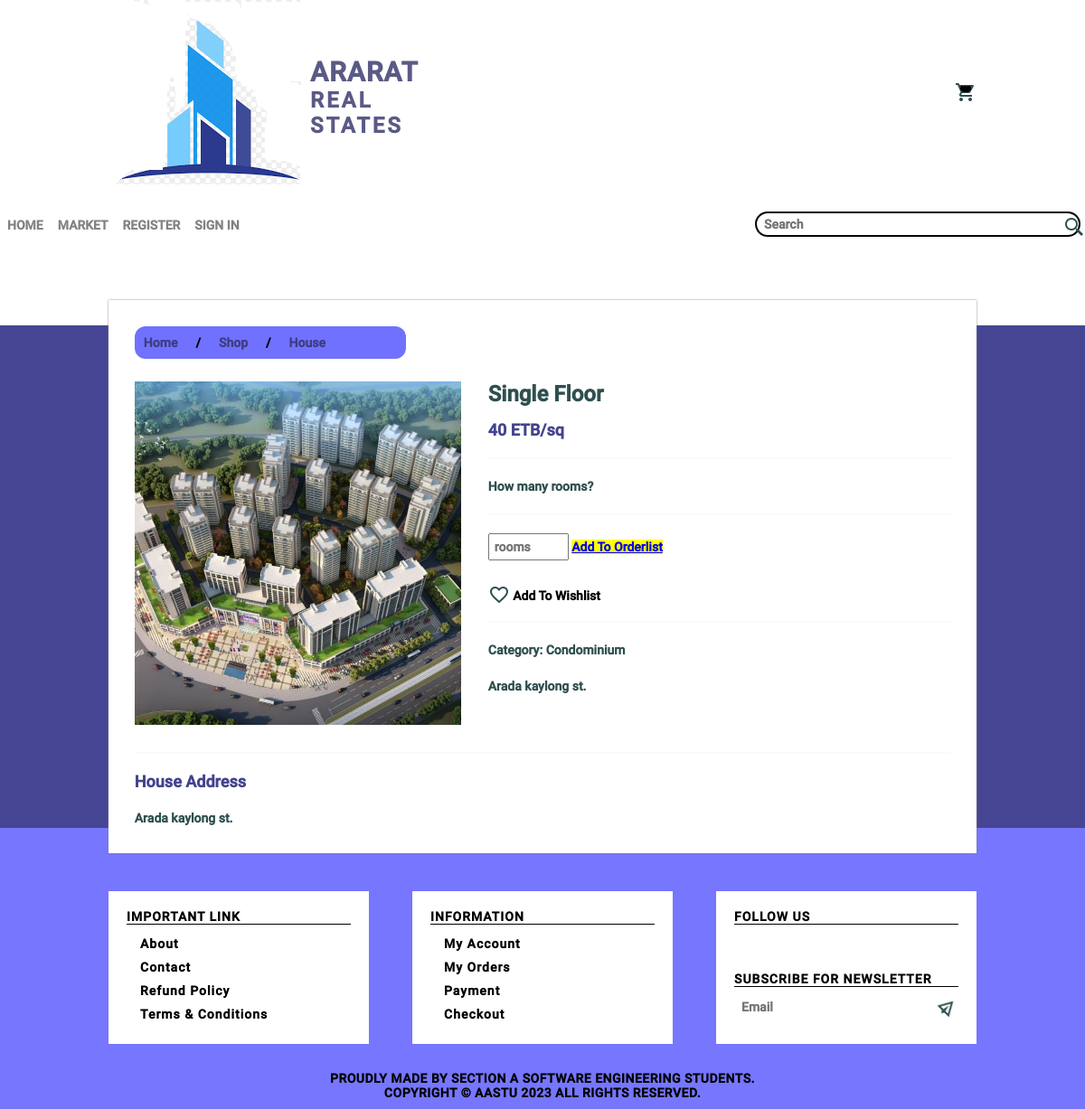
Screenshot of /functions/productDetails.php?pro_detail_id=56 with the database file from the repository.
### tables this page shows
CREATE TABLE `house` (
  `ID` int(11) NOT NULL,
  `Name` varchar(30) NOT NULL,
  `Category` varchar(20) NOT NULL,
  `Quantity` int(25) NOT NULL,
  `Price` int(25) NOT NULL,
  `rental_price` float NOT NULL,
  `Picture` varchar(300) NOT NULL,
  `Description` mediumtext NOT NULL,
  `long_description` text NOT NULL,
  `Category_ID` int(11) NOT NULL,
  `Creation_time` timestamp NOT NULL DEFAULT current_timestamp(),
  `update_time` timestamp NOT NULL DEFAULT current_timestamp()
);

### functions/productDetails.php (the view, shortened to what this page needs)
<?php require_once "../commons/Header.php";
?>
<head>
    <link rel="stylesheet" type="text/css" href="../CSS/global.css"/>
    <link rel="stylesheet" type="text/css" href="../CSS/header.css">
    <link rel="stylesheet" type="text/css" href="../CSS/product.css"/>
    <link rel="stylesheet" type="text/css" href="../CSS/footer.css"/>
</head>
<body>
<div class="container">
    <main>
        <div class="breadcrumb">
            <ul>
                <li><a href="../index.php">Home</a></li>
                <li> /</li>
                <li><a href="">Shop</a></li>
                <li> /</li>
                <li><a href="">House</a></li>
            </ul>
        </div>
        <?php
        global $DB_Connector;
        $proID = htmlspecialchars(stripslashes(trim($_GET['pro_detail_id'])));
        $proReader = "SELECT * FROM house WHERE ID='$proID'";
        $detailQuery = mysqli_query($DB_Connector, $proReader);
        $detailFetch = mysqli_fetch_assoc($detailQuery);
        ?>
        <div class="single-product">
            <div class="images-section">
                <div class="larg-img">
                    <img src="../admin/<?php echo $detailFetch['Picture']?>">
                </div>
            </div>
            <div class="product-detail">
                <div class="product-name">
                    <h2><?php echo $detailFetch['Name']?></h2>
                </div>
                <div class="product-price">
                    <h3><?php echo $detailFetch['Price']?> ETB/sq</h3>
                </div>
                <hr>
                <p>How many rooms?</p>
                <hr>
                <div class="product-cart">
                    <form id="cart-form">
                        <div class="form-group">
                            <input type="number" class="cart-number" placeholder="rooms" name="cartNumber" min="50" max="10000">
                            <a href="addToCart.php?cart_id=<?php echo $detailFetch['ID'];?>&cart_name=<?php echo $detailFetch['Name'];?>&cart_price=<?php echo $detailFetch['Price'];?>&cart_photo=<?php echo $detailFetch['Picture']?>" name="add_to_cart" style="background-color: yellow"> Add To Orderlist</a>
                        </div>
                    </form>
                    <form id="wishlist-form">
                        <div class="form-group">
                            <input type="checkbox" class="wishlist" name="wishlist"> Add To Wishlist
                        </div>
                    </form>
                </div>
                <hr>
                <div class="product-meta">
                    <p><b>Category: </b> <?php echo $detailFetch['Category']?></p>
                    <p><b><?php echo $detailFetch['Description'] ?> </b></p>
                </div>
            </div>
        </div>
        <hr>
        <div class="product-long-description">
            <h3>House Address</h3>
            <p>
                <?php echo $detailFetch['long_description'] ?>
            </p>
        </div>
    </main>
</div>
<?php require_once "../commons/footer.php"; ?>
</body>

### CSS/global.css (style rules this page uses)
* { padding: 0; margin: 0; font-family: Roboto, "Segoe UI", Verdana, sans-serif; font-size: 14px; font-weight: bold; box-sizing: border-box; }
body { width: 100%; height: 100vh; background-color: rgb(69, 69, 147); }
hr { border: 1px solid rgba(236, 240, 241, 0.3); }
.container { width: 80%; margin: 0 auto; }
main { height: auto; background-color: var(--white); padding: 3%; margin-top: -2em; margin-bottom: -2em; box-shadow: 0 0 2px #808080; position: relative; z-index: 100; }
main .breadcrumb { background-color: var(--khaki); padding: 10px 0; margin-bottom: 25px; }
main .breadcrumb ul { display: flex; justify-content: flex-start; list-style: none; }
main .breadcrumb ul li { padding: 0 10px; }
main .breadcrumb ul li a { color: rgb(61, 61, 130); text-decoration: none; }
main .breadcrumb { border-radius: 12px; background-color: rgb(113, 113, 255); width:300px; }

### CSS/product.css (style rules this page uses)
main .single-product { display: flex; justify-content: space-between; margin-bottom: 30px; }
main .single-product .images-section { width: 40%; }
main .single-product .product-detail { width: 60%; padding-left: 30px; }
main .single-product .images-section .larg-img img { width: 100%; height: 380px; object-fit: cover; }
main hr { margin-top: 20px; margin-bottom: 20px; }
main .single-product .product-detail h2 { font-size: 24px; color: var(--darkStaleGray); margin-bottom: 15px; }
main .single-product .product-detail h3 { font-size: 18px; color: var(--khakiDark); }
main .single-product .product-detail p { font-size: 14px; line-height: 20px; color: var(--darkStaleGray); }
main .single-product .product-detail .product-cart #cart-form { margin-bottom: 20px; }
main .single-product .product-detail .product-cart #cart-form input { height: 30px; padding: 5px; color: var(--darkStaleGray); }
main .single-product .product-detail .product-cart #wishlist-form input[type="checkbox"] { width: 24px; height: 24px; position: relative; outline: none; cursor: pointer; appearance: none; }
main .single-product .product-detail .product-cart #wishlist-form input[type="checkbox"]:before { content: ""; width: 100%; height: 100%; position: absolute; top: 6px; left: 0; background: url(../img/icons/heart.png); }
main .single-product .product-detail .product-meta p { margin-bottom: 20px; }
main .product-long-description h3 { font-size: 18px; color: var(--khakiDark); margin-bottom: 20px; }
main .product-long-description p { font-size: 14px; line-height: 20px; color: var(--darkStaleGray); }
main .breadcrumb { border-radius: 12px; background-color: rgb(113, 113, 255); width:300px; }

### rows the page displays
house: Picture (picture), Name "Single Floor", Price "40", Category "Condominium", Description "Arada kaylong st.", long_description "Arada kaylong st."
